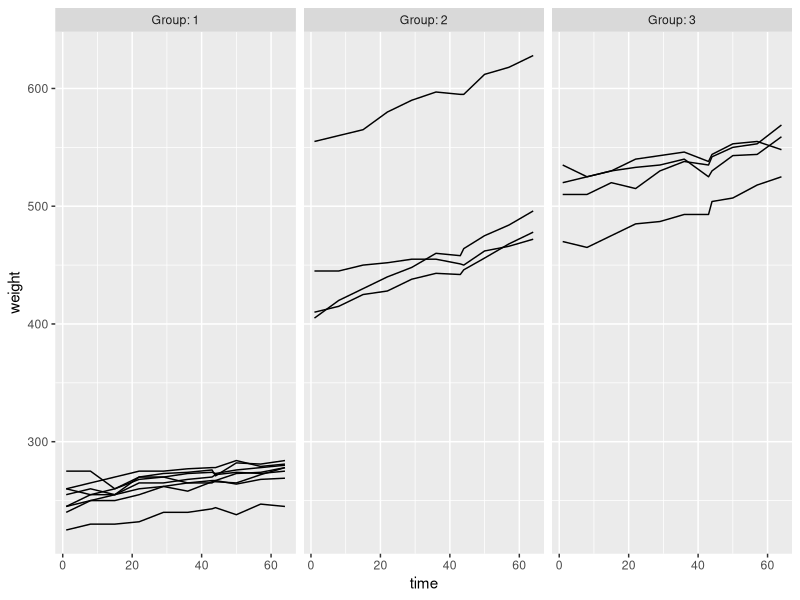

The R script that drew this image: (Note: this script raises an error after producing the figure.)
## ---- chunk 1
# Access the packages dplyr and tidyr
library(dplyr)
library(tidyr)
library(readr)
library(ggplot2)

# Read the BPRS and KATS data from folder
BPRSL <- read.table("BPRSL.txt",  header = T)
RATSL <- read.table("RATSL.txt",  header = T)

## ---- chunk 2
summary(BPRSL)
## ---- chunk 3
summary(RATSL)

## ---- chunk 4
# Take a glimpse at the data
glimpse(BPRSL)
glimpse(RATSL)
## ---- chunk 5
# Look at column name
names(BPRSL)
names(RATSL)
## ---- chunk 6
# Assess the structure
str(BPRSL)
str(RATSL)
## ---- chunk 7
## Analysis of RATSL data
colnames(RATSL) <- c("ID",  "Group" , "WD"  ,   "weight" ,"time")
p1 <- ggplot(RATSL, aes(x=time, y=weight, group=ID)) + geom_line() + facet_grid(.~Group, labeller = label_both)
p1
## ---- chunk 8
# Standardize the scores
RATSL <- RATSL %>%
  group_by(time) %>%
  mutate(stdwd = (weight-mean(weight))/sd(weight))%>%
  ungroup()
## ---- chunk 9
glimpse(RATSL)
p2 <- ggplot(RATSL, aes(x=time, y=stdwd, linetype=ID)) + geom_line() + facet_grid(.~Group, labeller = label_both)
p2
## ---- chunk 10
#Fig 8.3 Equivalent
n <- RATSL$time %>% unique() %>% length()
RATSS <- RATSL %>%
  group_by(weight, time) %>%
  summarise(mean=mean(weight), se=sd(weight)/sqrt(n)) %>%
  ungroup()
## ---- chunk 11
#Fig 8.4 Equivalent
p3 <- ggplot(RATSL, aes(x = factor(time), y = weight, fill = Group)) + geom_boxplot(position = position_dodge(width = 0.9))
p3
## ---- chunk 12
# Fig 8.5

RATSL8S <- RATSL %>%
  filter(time > 0) %>%
  group_by(Group, ID) %>%
  summarise( mean=mean(weight) ) %>%
  ungroup()
p4 <- ggplot(RATSL8S, aes(x = Group, y = mean)) + geom_boxplot()
p4
## ---- chunk 13
#Table 8.3
fit <- lm(mean ~ Group, data = RATSL8S)
summary(fit)
anova(fit)
## ---- chunk 14
## Analysis of BPRSL Data
colnames(RATSL) <- c("treatment", "subject" ,  "weeks" ,    "bprs" ,     "week"   )
##Fig 9.1
p5 <- ggplot(RATSL, aes(x = week, y = bprs, group = subject))  + geom_line(aes(linetype = treatment))
p5
## ---- chunk 15
  #Table 9.2
  BPRS_reg <- lm(bprs ~ week + treatment, data = BPRSL)
summary(BPRS_reg)
## ---- chunk 16
#Fig 9.2 
p6 <- ggplot(BPRSL, aes(x = week, y = bprs, group = treatment)) + geom_line(aes(linetype = treatment))
p6
BPRSS <- BPRSL %>%
  group_by(treatment, week) %>%
  summarise( mean=mean(bprs), se=sd(bprs)/sqrt(n) ) %>%
  ungroup()

p7 <- ggplot(BPRSS, aes(x = week, y = mean, linetype = treatment, shape = treatment))+geom_line() + geom_point(size=3) +
  geom_errorbar(aes(ymin=mean-se, ymax=mean+se, linetype="1"), width=0.3)

p7
